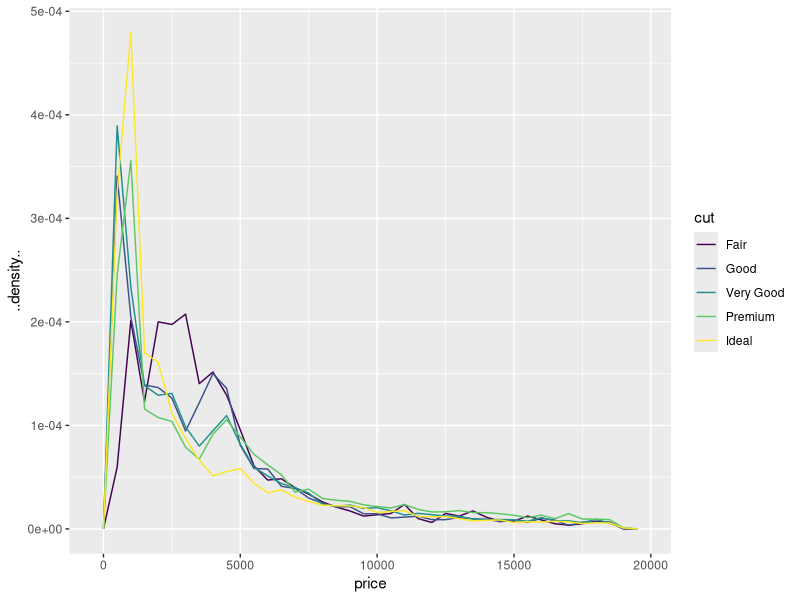
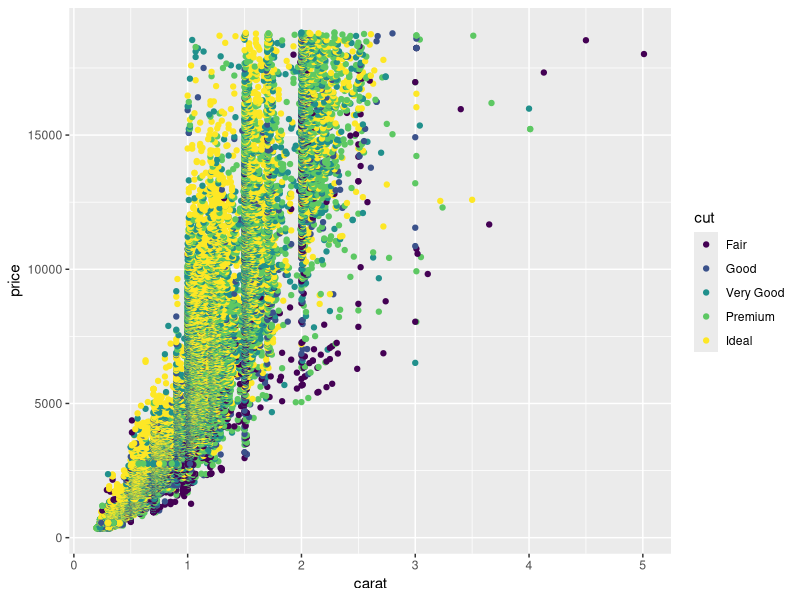
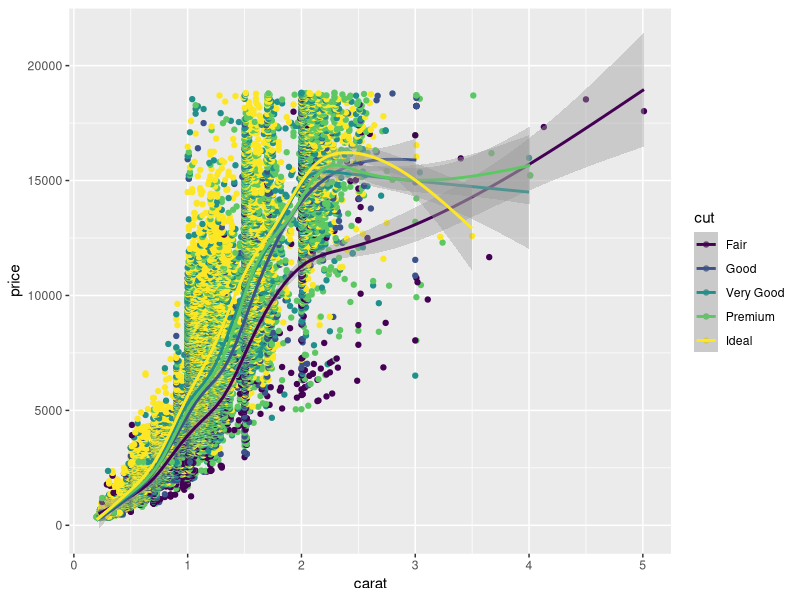
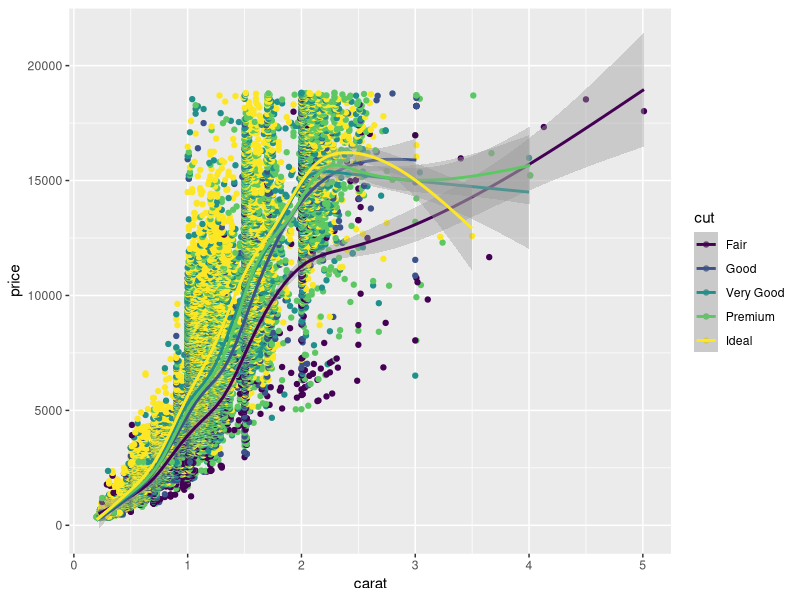
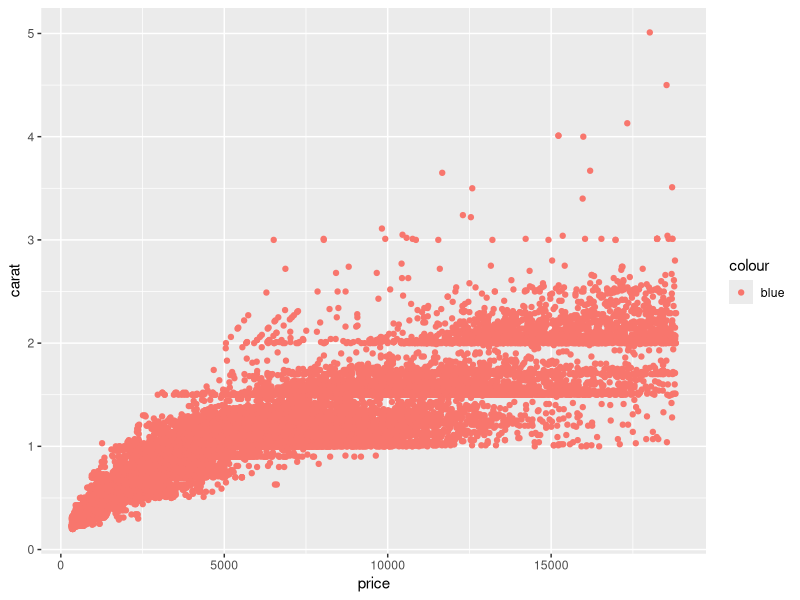
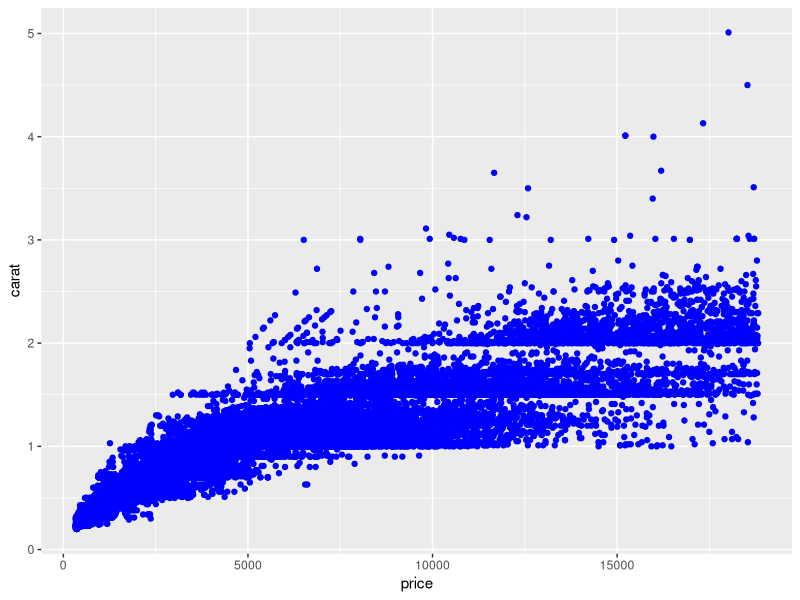
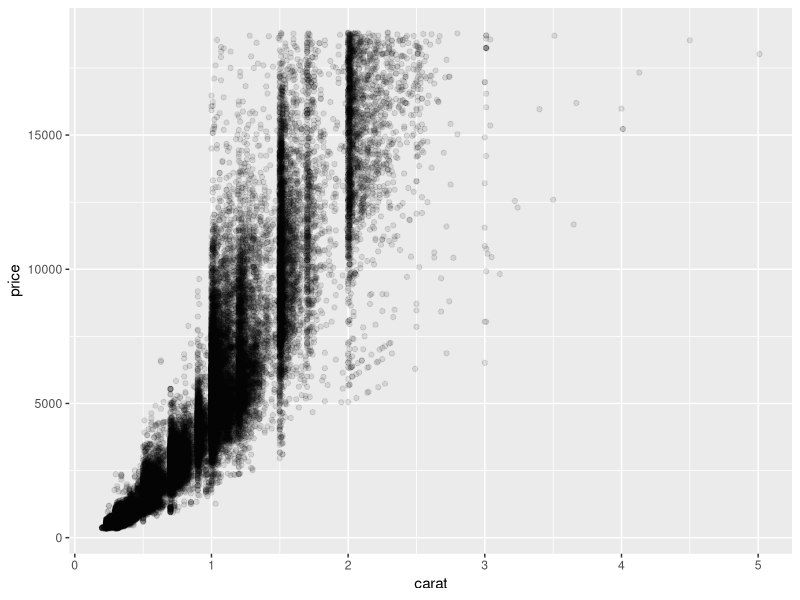
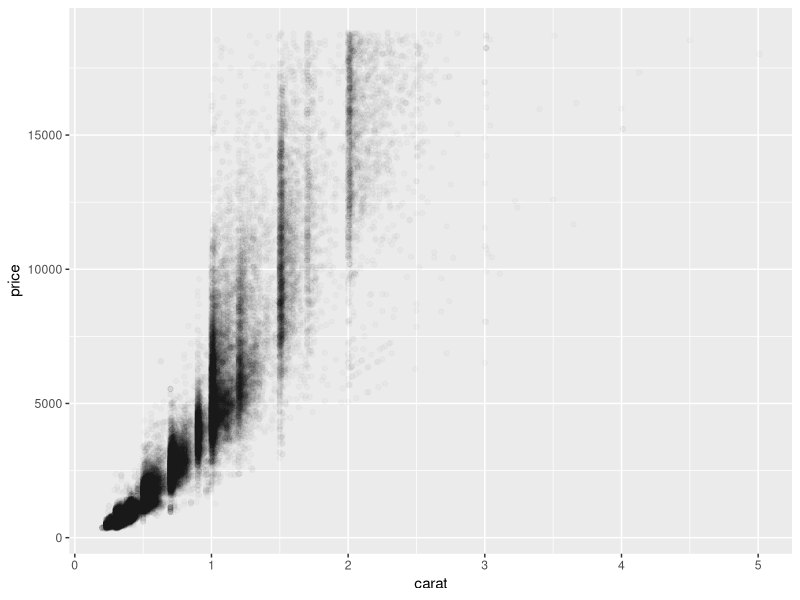

Reproduce these figures in R, in order. (Note: this script raises an error after producing the figures.)
# Lecture 3 for Hadley Wickhams' STAT 405 at Rice University
library(ggplot2)
library(plyr)
summary(diamonds)

## Why are poorer cuts more expensive
qplot(price, ..density.., data = diamonds, binwidth = 500,
      geom = "freqpoly", colour = cut)

## What variable is most important for price
qplot(carat, price, data= diamonds, color = cut)

### Two ways to add a smoothed cinditional mean
qplot(carat, price, data= diamonds, color = cut, geom = c("point", "smooth"))
qplot(carat, price, data= diamonds, color = cut) + geom_smooth()

### To set aesthetics to a particular value, you need to wrap that value in I()
qplot(price, carat, data = diamonds, colour = "blue")
qplot(price, carat, data = diamonds, colour = I("blue"))

### Practical application: varying alpha
qplot(carat, price, data = diamonds, alpha = I(1/10))
qplot(carat, price, data = diamonds, alpha = I(1/50))
qplot(carat, price, data = diamonds, alpha = I(1/100))
qplot(carat, price, data = diamonds, alpha = I(1/250))

qplot(table, price, data = diamonds)
qplot(table, price, data = diamonds,
      geom = "boxplot")

### Need to specify grouping variable: what determines which observations go into each boxplot
qplot(table, price, data = diamonds,
      geom = "boxplot", group = round_any(table, 1))
qplot(table, price, data = diamonds,
      geom = "boxplot", group = round_any(table, 1)) + xlim(50, 70)

## Subsetting
x <- sample(1:10)
y <- setNames(x, letters[1:10])

### Subsetting: How
x[1:4]
x[x == 5]
y[order(y)]
x[]
x[-1]
y["a"]
x[x]
x[x > 2 & x < 9]
x[sample(10)]
x[order(x)]
x[-(1:5)]
x["a"]
y[letters[10:1]]
x[x < 2 | x >= 8]
x[-1:5]
x[0]

### Everything
str(diamonds[, ])
### Positive integers & nothing
diamonds[1:6, ] # same as head(diamonds)
diamonds[, 1:4] # watch out!
### Two positive integers in rows & columns
diamonds[1:10, 1:4]
### Repeating input repeats output
diamonds[c(1,1,1,2,2), 1:4]
### Negative integers drop values
diamonds[-(1:53900), -1]

### Using logicals
x_big <- diamonds$x > 10
head(x_big)
sum(x_big)
mean(x_big)
table(x_big)
diamonds$x[x_big]
diamonds[x_big, ]
small <- diamonds[diamonds$carat < 1, ]
lowqual <- diamonds[diamonds$clarity %in% c("I1", "SI2", "SI1"), ]
small <- diamonds$carat < 1 &
  diamonds$price > 500

### Exercise
logical_answer <- diamonds$x == diamonds$y & diamonds$depth > 55 & 
  diamonds$depth < 70 & diamonds$carat < mean(diamonds$carat) & 
  diamonds$cut %in% c("Good", "Very Good", "Premium", "Ideal")
diamonds[logical_answer,]
